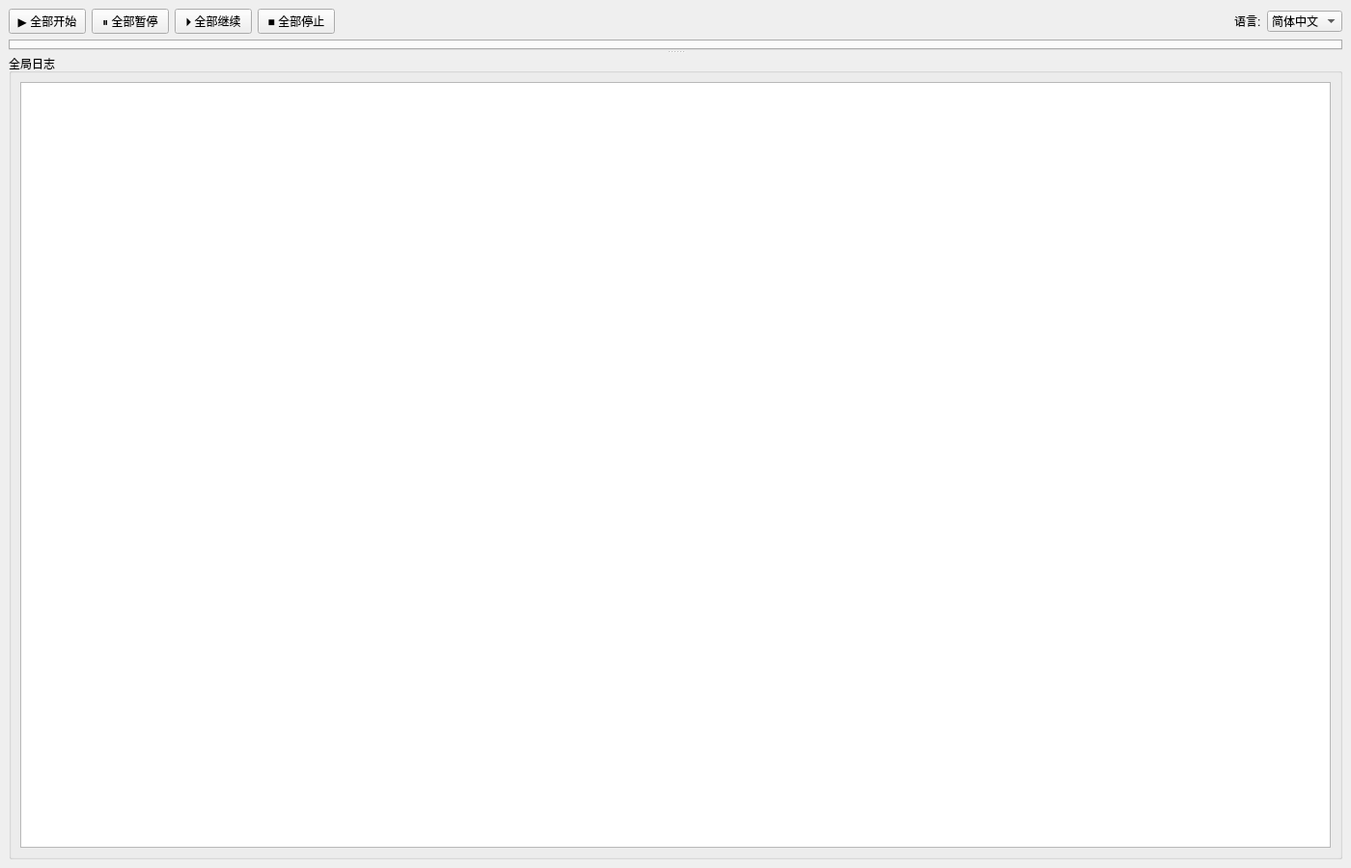
<?xml version="1.0" encoding="UTF-8"?>
<ui version="4.0">
 <class>MainWindow</class>
 <widget class="QMainWindow" name="MainWindow">
  <property name="geometry">
   <rect>
    <x>0</x>
    <y>0</y>
    <width>1400</width>
    <height>900</height>
   </rect>
  </property>
  <property name="windowTitle">
   <string>SLT 多机台测试上位机</string>
  </property>
  <widget class="QWidget" name="centralwidget">
   <layout class="QVBoxLayout" name="rootLayout">
    <item>
     <layout class="QHBoxLayout" name="topBar">
      <item>
       <widget class="QPushButton" name="btn_all_start">
        <property name="text">
         <string>▶ 全部开始</string>
        </property>
       </widget>
      </item>
      <item>
       <widget class="QPushButton" name="btn_all_pause">
        <property name="text">
         <string>⏸ 全部暂停</string>
        </property>
       </widget>
      </item>
      <item>
       <widget class="QPushButton" name="btn_all_resume">
        <property name="text">
         <string>⏵ 全部继续</string>
        </property>
       </widget>
      </item>
      <item>
       <widget class="QPushButton" name="btn_all_stop">
        <property name="text">
         <string>■ 全部停止</string>
        </property>
       </widget>
      </item>
      <item>
       <spacer name="topSpacer">
        <property name="orientation">
         <enum>Qt::Horizontal</enum>
        </property>
        <property name="sizeHint" stdset="0">
         <size>
          <width>40</width>
          <height>20</height>
         </size>
        </property>
       </spacer>
      </item>
      <item>
       <widget class="QLabel" name="lbl_lang">
        <property name="text">
         <string>语言:</string>
        </property>
       </widget>
      </item>
      <item>
       <widget class="QComboBox" name="cmb_lang">
        <item>
         <property name="text">
          <string>简体中文</string>
         </property>
        </item>
        <item>
         <property name="text">
          <string>English</string>
         </property>
        </item>
       </widget>
      </item>
     </layout>
    </item>
    <item>
     <widget class="QSplitter" name="splitter_v">
      <property name="orientation">
       <enum>Qt::Vertical</enum>
      </property>
      <widget class="QTabWidget" name="tabs"/>
      <widget class="QGroupBox" name="grp_log">
       <property name="title">
        <string>全局日志</string>
       </property>
       <layout class="QVBoxLayout" name="logLayout">
        <item>
         <widget class="QTextEdit" name="txt_log">
          <property name="readOnly">
           <bool>true</bool>
          </property>
         </widget>
        </item>
       </layout>
      </widget>
     </widget>
    </item>
   </layout>
  </widget>
 </widget>
 <resources/>
 <connections/>
</ui>
